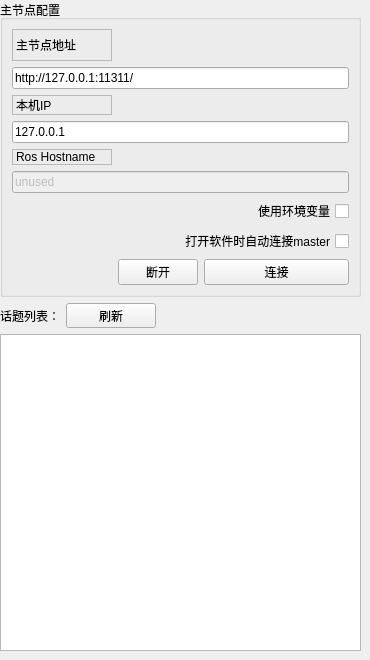
          <widget class="QWidget" name="tab">
           <attribute name="title">
            <string>ROS主节点</string>
           </attribute>
           <widget class="QWidget" name="layoutWidget">
            <property name="geometry">
             <rect>
              <x>0</x>
              <y>0</y>
              <width>361</width>
              <height>651</height>
             </rect>
            </property>
            <layout class="QVBoxLayout" name="verticalLayout_2">
             <item>
              <widget class="QGroupBox" name="groupBox">
               <property name="title">
                <string>主节点配置</string>
               </property>
               <layout class="QGridLayout" name="gridLayout">
                <item row="9" column="2">
                 <widget class="QPushButton" name="button_connect">
                  <property name="enabled">
                   <bool>true</bool>
                  </property>
                  <property name="sizePolicy">
                   <sizepolicy hsizetype="MinimumExpanding" vsizetype="Fixed">
                    <horstretch>0</horstretch>
                    <verstretch>0</verstretch>
                   </sizepolicy>
                  </property>
                  <property name="toolTip">
                   <string>Set the target to the current joint trajectory state.</string>
                  </property>
                  <property name="statusTip">
                   <string>Clear all waypoints and set the target to the current joint trajectory state.</string>
                  </property>
                  <property name="text">
                   <string>连接</string>
                  </property>
                  <property name="icon">
                   <iconset resource="../resources/images.qrc">
                    <normaloff>:/images/line.png</normaloff>:/images/line.png</iconset>
                  </property>
                 </widget>
                </item>
                <item row="9" column="1">
                 <widget class="QPushButton" name="button_disconnect">
                  <property name="text">
                   <string>断开</string>
                  </property>
                 </widget>
                </item>
                <item row="3" column="0" colspan="3">
                 <widget class="QLineEdit" name="line_edit_host">
                  <property name="text">
                   <string>127.0.0.1</string>
                  </property>
                 </widget>
                </item>
                <item row="1" column="0" colspan="3">
                 <widget class="QLineEdit" name="line_edit_master">
                  <property name="text">
                   <string>http://127.0.0.1:11311/</string>
                  </property>
                 </widget>
                </item>
                <item row="2" column="0">
                 <widget class="QLabel" name="label_2">
                  <property name="maximumSize">
                   <size>
                    <width>100</width>
                    <height>32</height>
                   </size>
                  </property>
                  <property name="frameShape">
                   <enum>QFrame::StyledPanel</enum>
                  </property>
                  <property name="frameShadow">
                   <enum>QFrame::Raised</enum>
                  </property>
                  <property name="text">
                   <string>本机IP</string>
                  </property>
                 </widget>
                </item>
                <item row="0" column="0">
                 <widget class="QLabel" name="label">
                  <property name="minimumSize">
                   <size>
                    <width>100</width>
                    <height>32</height>
                   </size>
                  </property>
                  <property name="maximumSize">
                   <size>
                    <width>100</width>
                    <height>32</height>
                   </size>
                  </property>
                  <property name="frameShape">
                   <enum>QFrame::StyledPanel</enum>
                  </property>
                  <property name="frameShadow">
                   <enum>QFrame::Raised</enum>
                  </property>
                  <property name="text">
                   <string>主节点地址</string>
                  </property>
                 </widget>
                </item>
                <item row="4" column="0">
                 <widget class="QLabel" name="label_3">
                  <property name="maximumSize">
                   <size>
                    <width>100</width>
                    <height>32</height>
                   </size>
                  </property>
                  <property name="frameShape">
                   <enum>QFrame::StyledPanel</enum>
                  </property>
                  <property name="frameShadow">
                   <enum>QFrame::Raised</enum>
                  </property>
                  <property name="text">
                   <string>Ros Hostname</string>
                  </property>
                 </widget>
                </item>
                <item row="6" column="0" colspan="3">
                 <widget class="QCheckBox" name="checkbox_use_environment">
                  <property name="layoutDirection">
                   <enum>Qt::RightToLeft</enum>
                  </property>
                  <property name="text">
                   <string>使用环境变量</string>
                  </property>
                 </widget>
                </item>
                <item row="5" column="0" colspan="3">
                 <widget class="QLineEdit" name="line_edit_topic">
                  <property name="enabled">
                   <bool>false</bool>
                  </property>
                  <property name="text">
                   <string>unused</string>
                  </property>
                 </widget>
                </item>
                <item row="7" column="0" colspan="3">
                 <widget class="QCheckBox" name="checkbox_remember_settings">
                  <property name="layoutDirection">
                   <enum>Qt::RightToLeft</enum>
                  </property>
                  <property name="text">
                   <string>打开软件时自动连接master</string>
                  </property>
                 </widget>
                </item>
               </layout>
              </widget>
             </item>
             <item>
              <layout class="QVBoxLayout" name="verticalLayout_20">
               <item>
                <layout class="QHBoxLayout" name="horizontalLayout_15">
                 <item>
                  <widget class="QLabel" name="label_29">
                   <property name="maximumSize">
                    <size>
                     <width>90</width>
                     <height>30</height>
                    </size>
                   </property>
                   <property name="text">
                    <string>话题列表：</string>
                   </property>
                  </widget>
                 </item>
                 <item>
                  <widget class="QPushButton" name="refreash_topic_btn">
                   <property name="minimumSize">
                    <size>
                     <width>90</width>
                     <height>25</height>
                    </size>
                   </property>
                   <property name="maximumSize">
                    <size>
                     <width>90</width>
                     <height>25</height>
                    </size>
                   </property>
                   <property name="cursor">
                    <cursorShape>ArrowCursor</cursorShape>
                   </property>
                   <property name="styleSheet">
                    <string notr="true"/>
                   </property>
                   <property name="text">
                    <string>刷新</string>
                   </property>
                   <property name="icon">
                    <iconset resource="../resources/images.qrc">
                     <normaloff>:/images/refreash.png</normaloff>:/images/refreash.png</iconset>
                   </property>
                  </widget>
                 </item>
                 <item>
                  <spacer name="horizontalSpacer_4">
                   <property name="orientation">
                    <enum>Qt::Horizontal</enum>
                   </property>
                   <property name="sizeHint" stdset="0">
                    <size>
                     <width>40</width>
                     <height>20</height>
                    </size>
                   </property>
                  </spacer>
                 </item>
                </layout>
               </item>
               <item>
                <widget class="QListWidget" name="topic_listWidget"/>
               </item>
              </layout>
             </item>
            </layout>
           </widget>
          </widget>
